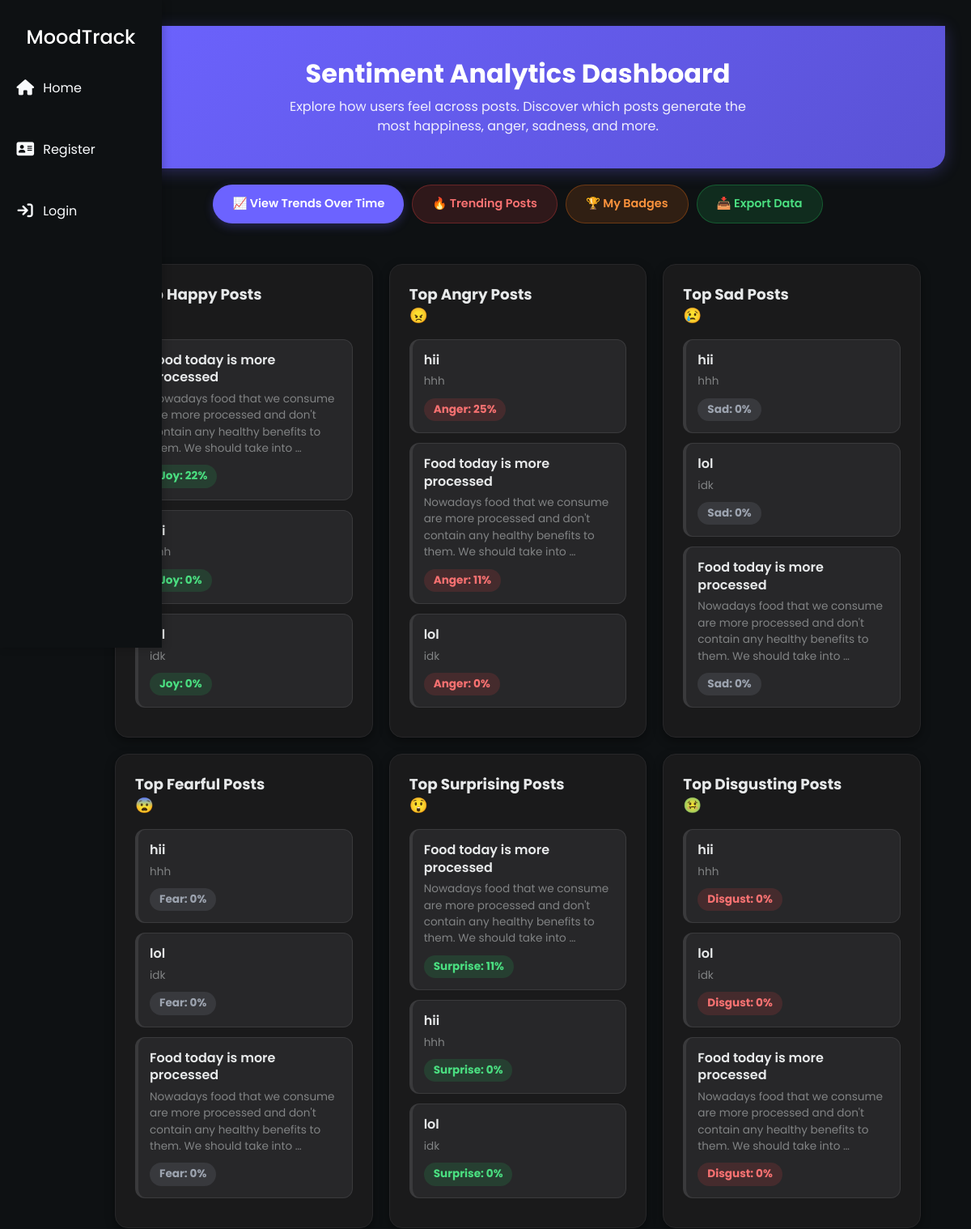
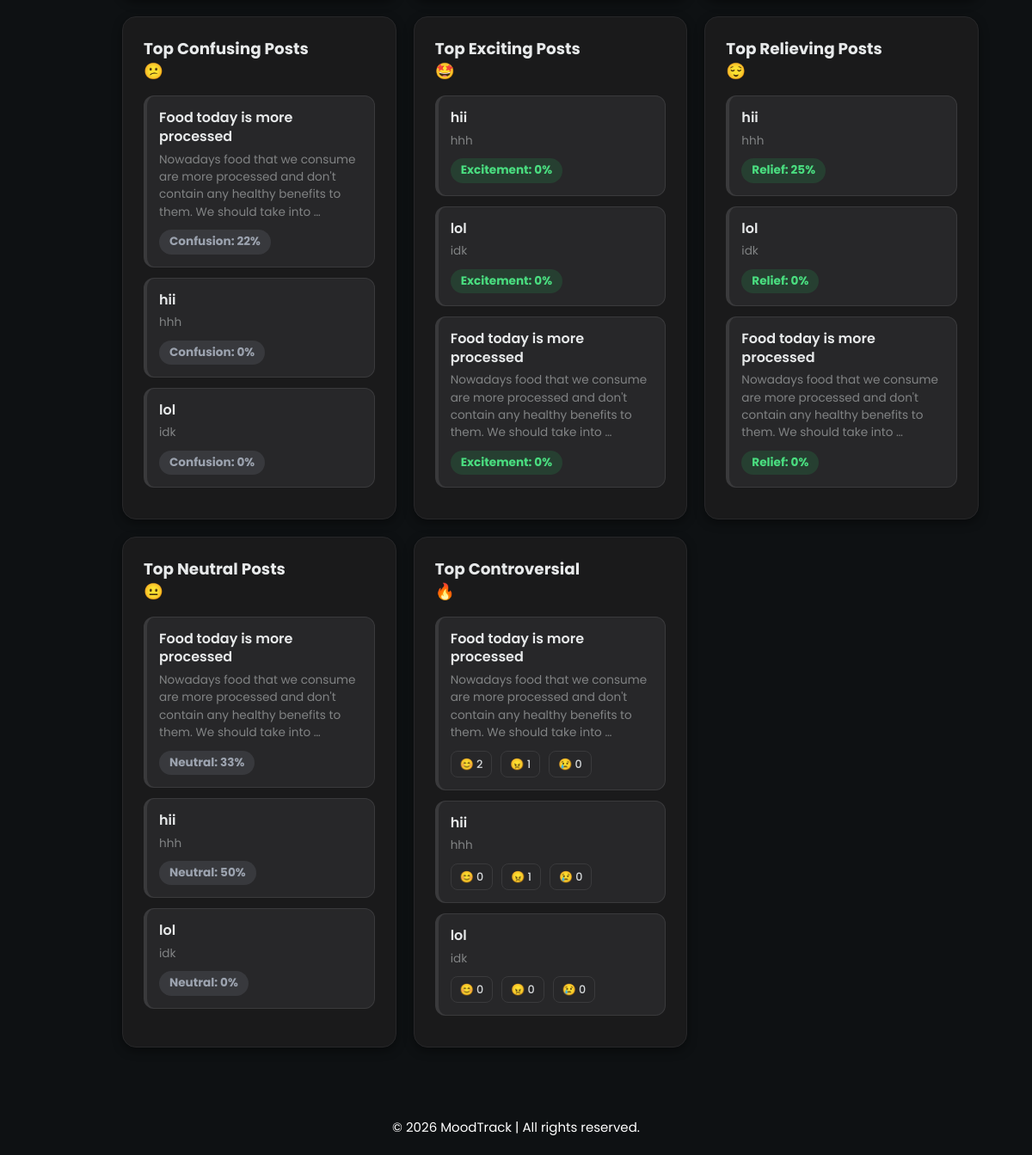
The page /analytics on the database as committed earlier (2 pictures, top to bottom).
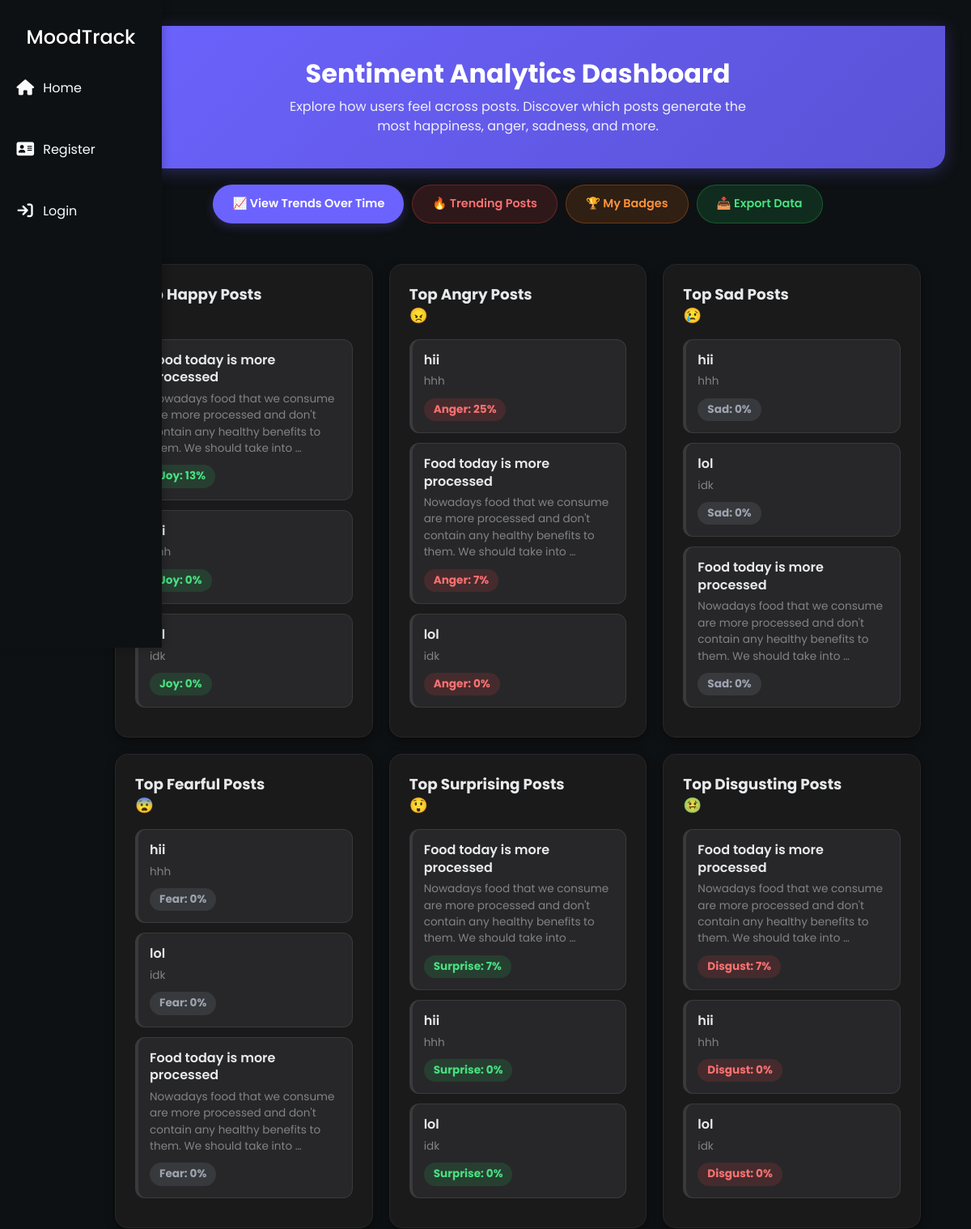
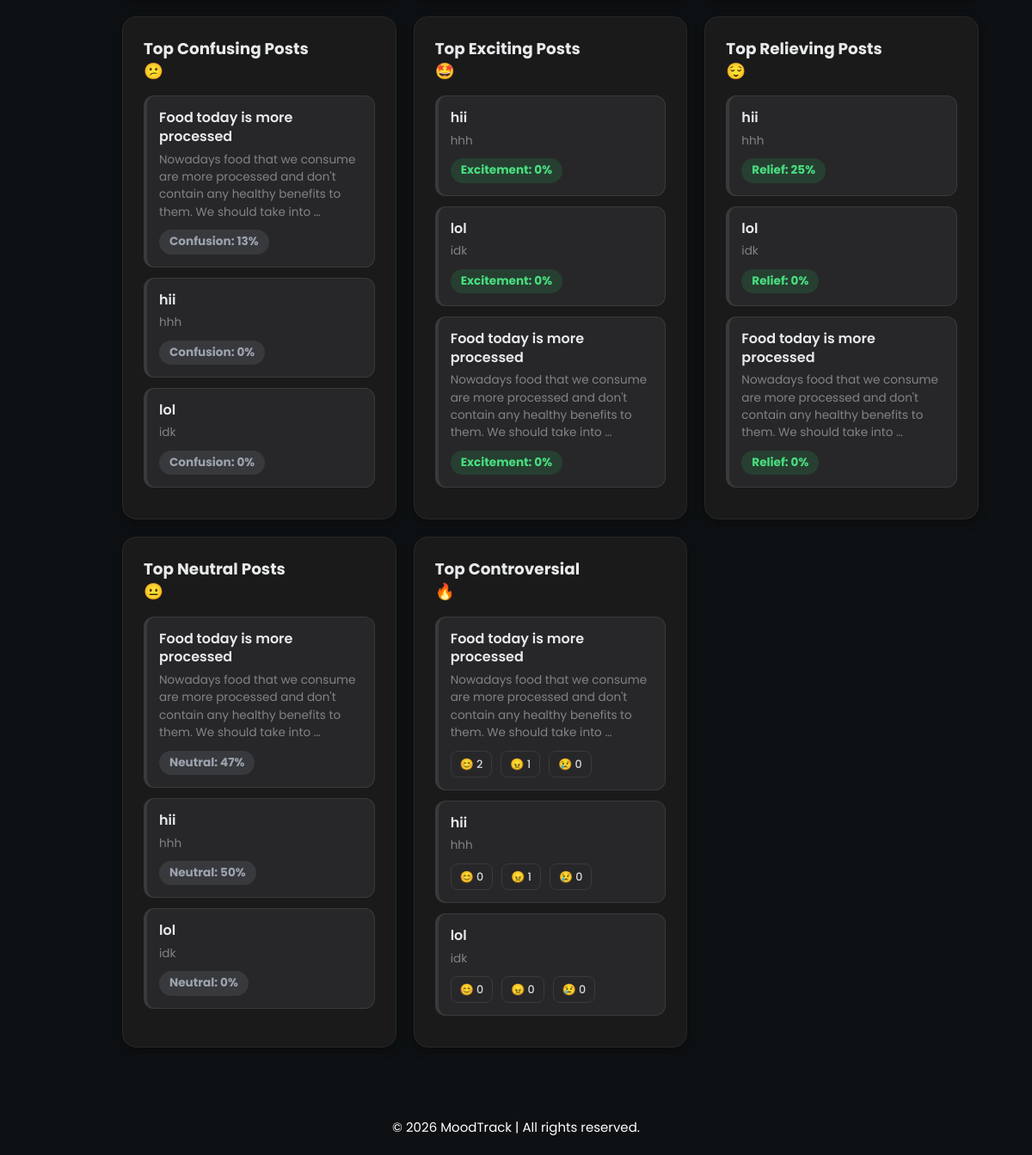
The same page on the database as committed later (2 pictures, top to bottom).
### moodtrack_app/models.py (models this page shows, shortened)
class Post(models.Model):
    title = models.CharField(max_length=200)
    content = models.TextField()
    author = models.ForeignKey(User, on_delete=models.CASCADE, related_name="posts")
    CATEGORY_CHOICES = [
        ('Political', 'Political'),
        ('Nature', 'Nature'),
        ('Sports', 'Sports'),
        ('Food', 'Food'),
    ]
    category = models.CharField(max_length=10, choices=CATEGORY_CHOICES, default='none')
    created_at = models.DateTimeField(auto_now_add=True)
    updated_at = models.DateTimeField(auto_now=True)
    trending_score = models.FloatField(default=0.0)
    views_count = models.PositiveIntegerField(default=0)
    class Meta:
        ordering = ['-created_at']

### moodtrack_app/views.py (the view)
# urls.py: path('analytics', AnalyticsView.as_view(), name='analytics'),
class AnalyticsView(ListView):
    model = Post
    template_name = 'moodtrack_app/analytics.html'
    context_object_name = 'posts'
    paginate_by = 5
    def get_queryset(self):
        return Post.objects.annotate(
            joy_count=Count('comments', filter=Q(comments__sentiment='joy')),
            anger_count=Count('comments', filter=Q(comments__sentiment='anger')),
            sad_count=Count('comments', filter=Q(comments__sentiment='sad')),
            fear_count=Count('comments', filter=Q(comments__sentiment='fear')),
            surprise_count=Count('comments', filter=Q(comments__sentiment='surprise')),
            neutral_count=Count('comments', filter=Q(comments__sentiment='neutral')),
            disgust_count=Count('comments', filter=Q(comments__sentiment='disgust')),
            excitement_count=Count('comments', filter=Q(comments__sentiment='excitement')),
            relief_count=Count('comments', filter=Q(comments__sentiment='relief')),
            confusion_count=Count('comments', filter=Q(comments__sentiment='confusion')),
            total_comments=Count('comments'),
        )
    def get_context_data(self, **kwargs):
        context = super().get_context_data(**kwargs)
        def add_sentiment_data(posts_list):
            for post in posts_list:
                total = post.total_comments or 1
                post.sentiment_data = {
                    'joy': round(post.joy_count / total * 100),
                    'anger': round(post.anger_count / total * 100),
                    'sad': round(post.sad_count / total * 100),
                    'fear': round(post.fear_count / total * 100),
                    'surprise': round(post.surprise_count / total * 100),
                    'neutral': round(post.neutral_count / total * 100),
                    'disgust': round(post.disgust_count / total * 100),
                    'excitement': round(post.excitement_count / total * 100),
                    'relief': round(post.relief_count / total * 100),
                    'confusion': round(post.confusion_count / total * 100),
                }
            return posts_list
        add_sentiment_data(context["posts"])
        qs = self.get_queryset()
        context['top_joy_posts'] = add_sentiment_data(list(qs.order_by('-joy_count')[:5]))
        context['top_anger_posts'] = add_sentiment_data(list(qs.order_by('-anger_count')[:5]))
        context['top_sad_posts'] = add_sentiment_data(list(qs.order_by('-sad_count')[:5]))
        context['top_fear_posts'] = add_sentiment_data(list(qs.order_by('-fear_count')[:5]))
        context['top_surprise_posts'] = add_sentiment_data(list(qs.order_by('-surprise_count')[:5]))
        context['top_disgust_posts'] = add_sentiment_data(list(qs.order_by('-disgust_count')[:5]))
        context['top_confusion_posts'] = add_sentiment_data(list(qs.order_by('-confusion_count')[:5]))
        context['top_excitement_posts'] = add_sentiment_data(list(qs.order_by('-excitement_count')[:5]))
        context['top_relief_posts'] = add_sentiment_data(list(qs.order_by('-relief_count')[:5]))
        context['top_neutral_posts'] = add_sentiment_data(list(qs.order_by('-neutral_count')[:5]))
        context['controversial_posts'] = add_sentiment_data(list(qs.order_by('-total_comments')[:5]))
        return context

### moodtrack_app/templates/moodtrack_app/analytics.html (shortened to what the changed rows need)
{% extends "moodtrack_app/base.html" %}
{% load static %}
{% block content %}
<link rel="stylesheet" type="text/css" href="{% static 'moodtrack_app/analytics.css' %}">
<div class="hero">
    <h2>Sentiment Analytics Dashboard</h2>
</div>
<div class="analytics-section">
    <div class="analytics-card">
        {% for post in top_joy_posts %}
            <div class="post-card">
                <h4>{{ post.title }}</h4>
                <p>{{ post.content|truncatewords:20 }}</p>
                <span class="score positive">Joy: {{ post.sentiment_data.joy }}%</span>
            </div>
        {% empty %}<p>No data</p>{% endfor %}
    </div>
    <div class="analytics-card">
        {% for post in top_anger_posts %}
            <div class="post-card">
                <h4>{{ post.title }}</h4>
                <p>{{ post.content|truncatewords:20 }}</p>
                <span class="score negative">Anger: {{ post.sentiment_data.anger }}%</span>
            </div>
        {% empty %}<p>No data</p>{% endfor %}
    </div>
    <div class="analytics-card">
        {% for post in top_sad_posts %}
            <div class="post-card">
                <h4>{{ post.title }}</h4>
                <p>{{ post.content|truncatewords:20 }}</p>
                <span class="score neutral">Sad: {{ post.sentiment_data.sad }}%</span>
            </div>
        {% empty %}<p>No data</p>{% endfor %}
    </div>
    <div class="analytics-card">
        {% for post in top_fear_posts %}
            <div class="post-card">
                <h4>{{ post.title }}</h4>
                <p>{{ post.content|truncatewords:20 }}</p>
                <span class="score neutral">Fear: {{ post.sentiment_data.fear }}%</span>
            </div>
        {% empty %}<p>No data</p>{% endfor %}
    </div>
    <div class="analytics-card">
        {% for post in top_surprise_posts %}
            <div class="post-card">
                <h4>{{ post.title }}</h4>
                <p>{{ post.content|truncatewords:20 }}</p>
                <span class="score positive">Surprise: {{ post.sentiment_data.surprise }}%</span>
            </div>
        {% empty %}<p>No data</p>{% endfor %}
    </div>
    <div class="analytics-card">
        {% for post in top_disgust_posts %}
            <div class="post-card">
                <h4>{{ post.title }}</h4>
                <p>{{ post.content|truncatewords:20 }}</p>
                <span class="score negative">Disgust: {{ post.sentiment_data.disgust }}%</span>
            </div>
        {% empty %}<p>No data</p>{% endfor %}
    </div>
    <div class="analytics-card">
        {% for post in top_confusion_posts %}
            <div class="post-card">
                <h4>{{ post.title }}</h4>
                <p>{{ post.content|truncatewords:20 }}</p>
                <span class="score neutral">Confusion: {{ post.sentiment_data.confusion }}%</span>
            </div>
        {% empty %}<p>No data</p>{% endfor %}
    </div>
    <div class="analytics-card">
        {% for post in top_excitement_posts %}
            <div class="post-card">
                <h4>{{ post.title }}</h4>
                <p>{{ post.content|truncatewords:20 }}</p>
                <span class="score positive">Excitement: {{ post.sentiment_data.excitement }}%</span>
            </div>
        {% empty %}<p>No data</p>{% endfor %}
    </div>
    <div class="analytics-card">
        {% for post in top_relief_posts %}
            <div class="post-card">
                <h4>{{ post.title }}</h4>
                <p>{{ post.content|truncatewords:20 }}</p>
                <span class="score positive">Relief: {{ post.sentiment_data.relief }}%</span>
            </div>
        {% empty %}<p>No data</p>{% endfor %}
    </div>
    <div class="analytics-card">
        {% for post in top_neutral_posts %}
            <div class="post-card">
                <h4>{{ post.title }}</h4>
                <p>{{ post.content|truncatewords:20 }}</p>
                <span class="score neutral">Neutral: {{ post.sentiment_data.neutral }}%</span>
            </div>
        {% empty %}<p>No data</p>{% endfor %}
    </div>
    <div class="analytics-card">
        {% for post in controversial_posts %}
            <div class="post-card">
                <h4>{{ post.title }}</h4>
                <p>{{ post.content|truncatewords:20 }}</p>
                <div class="mini-stats">
                    <span>😊 {{ post.joy_count }}</span>
                    <span>😠 {{ post.anger_count }}</span>
                    <span>😢 {{ post.sad_count }}</span>
                </div>
            </div>
        {% empty %}<p>No data</p>{% endfor %}
    </div>
</div>
{% endblock content %}

Rows that differ between the two databases and show on the page:
changed Post "Food today is more processed": sentiment_data.joy "22" → "13"; sentiment_data.anger "11" → "7"; sentiment_data.surprise "11" → "7"; sentiment_data.disgust "0" → "7"; sentiment_data.confusion "22" → "13"; sentiment_data.neutral "33" → "47"; moves up the list
